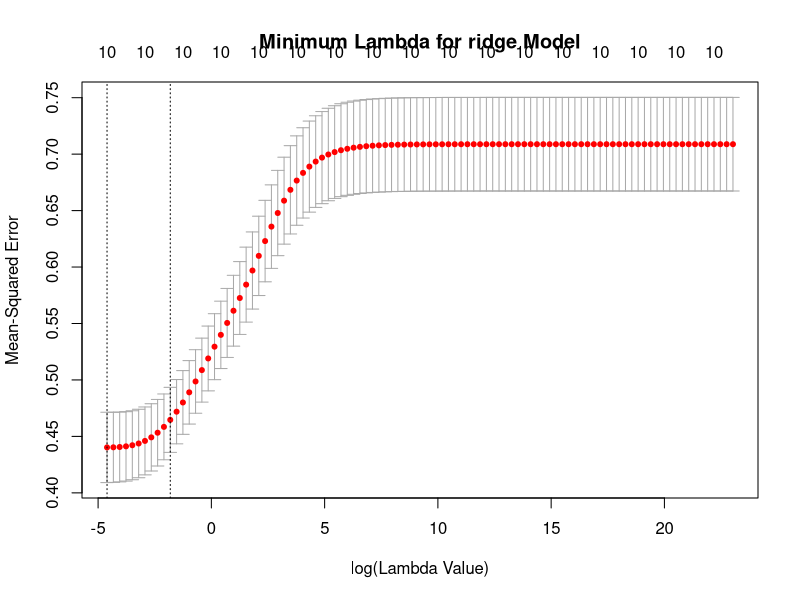

Source code (R):
#.libPaths(c("C:/Users/vlfgn/Documents/R/win-library/3.3", "C:/Users/vlfgn/Documents/R/win-library/3.3"))
library(glmnet)

##################
# ridge for Black
##################


# Setting Seed for Reproducibility
set.seed(1)

scaled_data <- read.csv('../../data/scaled-predictors.csv')
scaled_data <- na.omit(scaled_data)

#data for blacks
test_data <- as.matrix(scaled_data[,-c(1,2,3,ncol(scaled_data))])

# Loading tests of predictor subset and obervation subset
r <- ncol(test_data)

train <- sample(1:length(test_data[,1]), 400)

train_set <- test_data[train,]
test_set <- test_data[-train,]

x_train <- as.matrix(train_set[,-r])
y_train <- as.matrix(train_set[,r])

x_test <- as.matrix(test_set[,-r])
y_test <- as.matrix(test_set[,r])

lamb <- 10^seq(10, -2, length = 100)

# Preforming k = 10 Cross Variance
cv_ridge <- cv.glmnet(as.matrix(x_train), y_train, alpha = 0, intercept = FALSE,
                      standardize = FALSE, lambda = lamb)

# Minimum Lambda
ridge_lambda_min <- cv_ridge$lambda.min

# Saved ridge CV plot

plot(cv_ridge, main = "Minimum Lambda for ridge Model", xlab = "log(Lambda Value)")

# Use Cross Validated lambda value on the test sets to test MSE
y_hat <- predict(cv_ridge, as.matrix(x_test), s = ridge_lambda_min)
R_squared <- (y_test - y_hat)^2
ridge_mse <- sum(R_squared)/length(R_squared)

# Fitting on all Standardized Data Set Predictors
ridge_model <- glmnet(as.matrix(test_data[,-ncol(test_data)]), as.matrix(test_data[,ncol(test_data)]), standardize = FALSE,
                      intercept = FALSE, lambda = ridge_lambda_min, alpha = 0)

coefs <- ridge_model$beta

x_vals <- test_data[,-ncol(test_data)]
y_vals <- test_data[,ncol(test_data)]


# Largest Residuals
fitted_vals <- apply(x_vals, 1, function(x) sum(x * coefs))
resid <- (fitted_vals - y_vals)

ridge_black <- cbind(scaled_data, resid)
ridge_black <- ridge_black[order(ridge_black$resid, decreasing = TRUE),]

write.csv(ridge_black, "../../data/ranked-ridge-black.csv")
